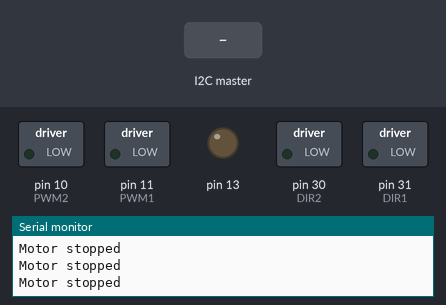
Simulated run of this sketch. Board: Arduino Mega 2560, built with avr-gcc and run on an emulated ATmega2560. On the bench: switched loads named in the sketch (green lamp = pin HIGH), output pins drawn as LEDs (lit = HIGH), the last lines printed to the serial monitor. Dashed ring = blinking. The inputs (shaded band) are chosen by the test bench.

Above: at 1.2 s.
1.3 s: the I2C master sends the byte 90
At 1.55 s:
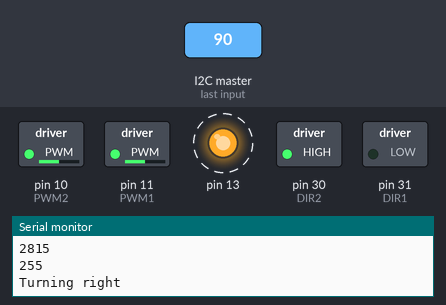
4.3 s: the I2C master sends the byte 1
At 4.3 s:
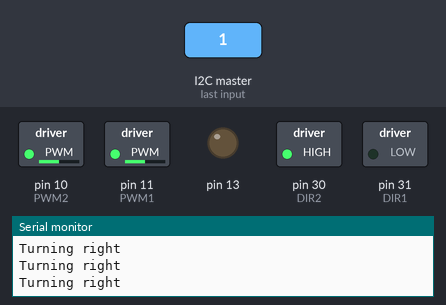
Timing chart, 0 to 7.3 s (numbered marks = the images above; inputs shaded):
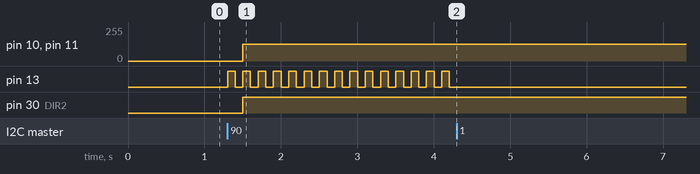

Measured:
- after the input at 1.3 s, pin 10 (PWM2), pin 11 (PWM1): 0/255 → 127/255 after 0.20 s; pin 13: alternates HIGH for 0.10 s and LOW for 0.10 s, starting at once; pin 30 (DIR2): LOW → HIGH after 0.20 s
- after the input at 4.3 s, pin 13: stops changing and stays LOW

The sketch:

I2C_Slave.ino
```cpp
/*
 * Test fonctionnant avec le fichier testi2c.py pour la Raspberry Pi
 */
#include <Wire.h>

/*
 * The communication address bewteen the Raspberry and the Arduino. It has to be the same in each file.
 */
#define MYADRESS 8

#define DEBUG true

/* DEBUG */
#if DEBUG
#define DEBUG_MSG(m); Serial.print(m);
#define DEBUG_MSGLN(m); Serial.println(m);
#define DEBUG_BEGIN(d); Serial.begin(d);
#else
#define DEBUG_MSG(m);
#define DEBUG_MSGLN(m);
#define DEBUG_BEGIN(d);
#endif

/* MACROS I2C */
// Most significant byte of uint16_t
#define MSB(xx) byte(xx >> 8)
// Least significant byte of uint16_t
#define LSB(xx) byte(xx & 0xFF)
// Function from the MSB of uint16_t
#define FUNCTION(x) byte(x >> 4)
// Data from MSB
#define DATA(x) byte(x & 0x0F)
// Two bytes to an uint16_t
#define PACK(x,y) uint16_t(uint16_t(x << 8) + uint16_t(y))
// Send LSB to MSB
#define LSBTOMSB(x) byte(x << 4)

// Motors
#define DIR1 31
#define PWM1 11
#define DIR2 30
#define PWM2 10

/*
 * Gobal variable
 */
byte actionToDo = 1;

/*
 * Setup the i2c communication
 */
void setup()
{
  DEBUG_BEGIN(9600);
  Wire.begin(MYADRESS);
  Wire.onRequest(Answer);
  Wire.onReceive(GotBytes);

  pinMode(13, OUTPUT);

  // Motor command connections
  pinMode(DIR1,OUTPUT);
  pinMode(PWM1,OUTPUT);
  pinMode(DIR2,OUTPUT);
  pinMode(PWM2,OUTPUT);
}

void loop()
{
  switch(actionToDo){
    // Stop the motor
    case 1:
      LedOff();
      DEBUG_MSGLN("Motor stopped");
      delay(100);

       // Motor command : forward
      analogWrite(PWM1, 0);
      analogWrite(PWM2, 0);
      break;

    // Going forwards
    case 2:
      blinkLed(1000);
      DEBUG_MSGLN("Going forwards");

       // Motor command : forward
      digitalWrite(DIR1, 1);
      digitalWrite(DIR2, 1);
      analogWrite(PWM1, 127);
      analogWrite(PWM2, 127);
      break;

    // Going backwards
    case 3:
      blinkLed(500);
      DEBUG_MSGLN("Going backwards");

      // Motor Command : Right
      digitalWrite(DIR1, 0);
      digitalWrite(DIR2, 0);
      analogWrite(PWM1, 127);
      analogWrite(PWM2, 127);
      break;

    // Turning left
    case 4:
      blinkLed(250);
      DEBUG_MSGLN("Turning left");

      // Motor Command : Left
      digitalWrite(DIR1, 1);
      digitalWrite(DIR2, 0);
      analogWrite(PWM1, 127);
      analogWrite(PWM2, 127);
      break;

    // Turning right
    case 5:
      blinkLed(100);
      DEBUG_MSGLN("Turning right");

      // Motor Command : Stop
      digitalWrite(DIR1, 0);
      digitalWrite(DIR2, 1);
      analogWrite(PWM1, 127);
      analogWrite(PWM2, 127);
      break;

    // In case of any other action
    default:
      DEBUG_MSGLN("Invalid action");
      delay(25);
      break;
  }
}

void Answer(){
}

/*
 *  Function handled when a communication is established
 *  int howMany contains the number of bytes we have received for that communication
 *  @return void
 */
void GotBytes(int howMany)
{
  /*
   * If there are 2 exactly bytes
   */
  if (howMany = 2) {
    byte funcdata = Wire.read(); // Get the first byte of the communication
    byte datab = Wire.read(); // Get the second byte of the communication

    byte function = FUNCTION(funcdata); // Get the 4 bits of the action to do of the first byte
    uint16_t data = PACK(DATA(funcdata), datab); // Pack the 2 bytes into 16 bits

    actionToDo = function;

    DEBUG_MSGLN(function);
    DEBUG_MSGLN(funcdata);
    DEBUG_MSGLN(data);
    DEBUG_MSGLN(datab);
  } else { // If more than 2 bytes received, we read doing nothing
    while(Wire.available()){
      Wire.read();
    }
  }
}

void LedOn()
{
  digitalWrite(13, HIGH);
}

void LedOff()
{
  digitalWrite(13, LOW);
}

void blinkLed(int delayTime)
{
  LedOn();
  delay(delayTime);
  LedOff();
  delay(delayTime);
}
```
